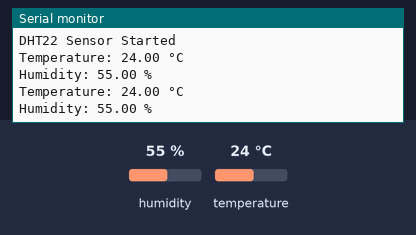
Bench run of a sketch on a simulated Arduino Uno, built with avr-gcc and run on an emulated ATmega328P. Parts: the last lines printed to the serial monitor. The inputs (shaded band) are chosen by the test bench; at power-on: humidity 55 %, temperature 24 °C.

Above: at 2.8 s.
2.9 s: humidity set to 22 %
At 4.5 s:
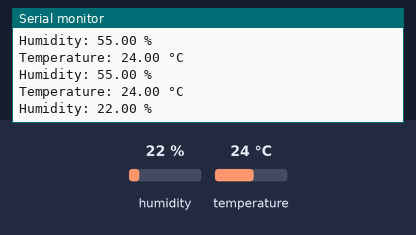
5.6 s: temperature set to 12 °C
At 7.5 s:
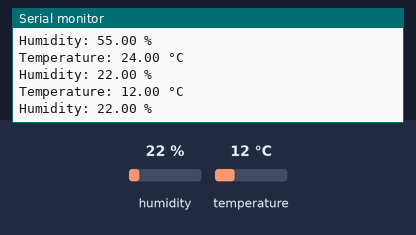
8.3 s: humidity set to 40 %
At 11.0 s:
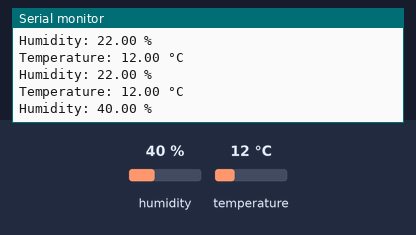
Timing chart, 0 to 12.5 s (numbered marks = the images above; inputs shaded):
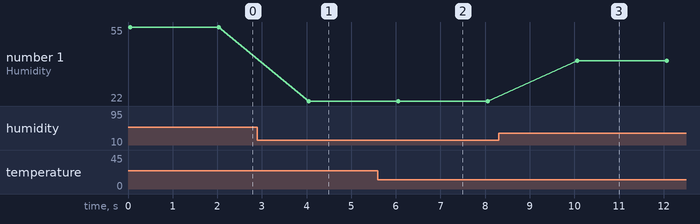

Measured:
- after the input at 2.9 s, the serial monitor: prints a new line after 1.1 s (image 1)
- after the input at 5.6 s, the serial monitor: prints a new line after 0.42 s (image 2)
- after the input at 8.3 s, the serial monitor: prints a new line after 1.8 s (image 3)
- plotted number 1: 22 → 40 after the input at 8.3 s

The sketch:

arduino-dht22-sensor.ino
```cpp
#include <DHT.h>

#define DHTPIN 2
#define DHTTYPE DHT22

DHT dht(DHTPIN, DHTTYPE);

void setup() {
  Serial.begin(9600);
  dht.begin();

  Serial.println("DHT22 Sensor Started");
  Serial.println();
}

void loop() {
  float temperature = dht.readTemperature();
  float humidity = dht.readHumidity();

  Serial.print("Temperature: ");
  Serial.print(temperature);
  Serial.println(" °C");

  Serial.print("Humidity: ");
  Serial.print(humidity);
  Serial.println(" %");

  Serial.println();

  delay(2000);
}
```
